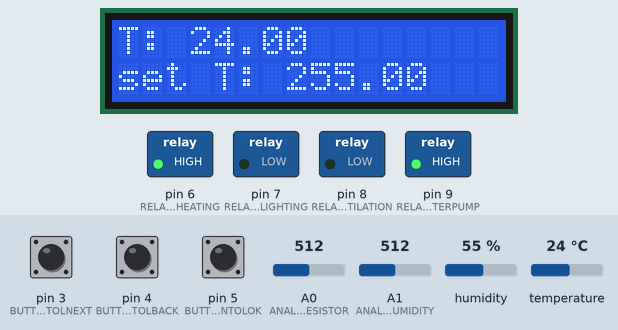
Simulated run of this sketch. Board: Arduino Uno, built with avr-gcc and run on an emulated ATmega328P. On the bench: 16×2 character LCD, switched loads named in the sketch (green lamp = pin HIGH). The test bench sets the inputs (shaded band); at power-on: pin 4 (BUTTONPINCONTOLBACK) HIGH, A0 (ANALOGPHOTORESISTOR) = 512, pin 3 (BUTTONPINCONTOLNEXT) HIGH, temperature 24 °C, pin 5 (BUTTONPINCONTOLOK) HIGH, A1 (ANALOGSOILHUMIDITY) = 512, humidity 55 %. What the sketch prints to the serial monitor is not drawn.

Above: at 1.2 s.
1.3 s: pin 4 (BUTTONPINCONTOLBACK) pulled LOW for 1 s
At 1.77 s:
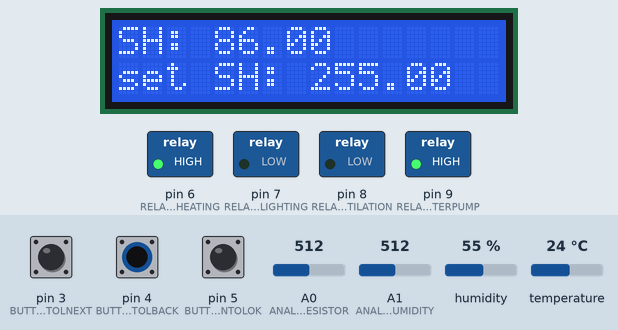
3.8 s: A0 (ANALOGPHOTORESISTOR) set to 267
5.3 s: A0 (ANALOGPHOTORESISTOR) set to 247
At 6.5 s:
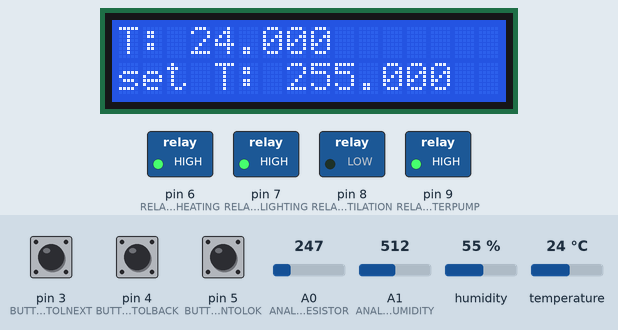
6.8 s: pin 3 (BUTTONPINCONTOLNEXT) pulled LOW for 1 s
At 7.52 s:
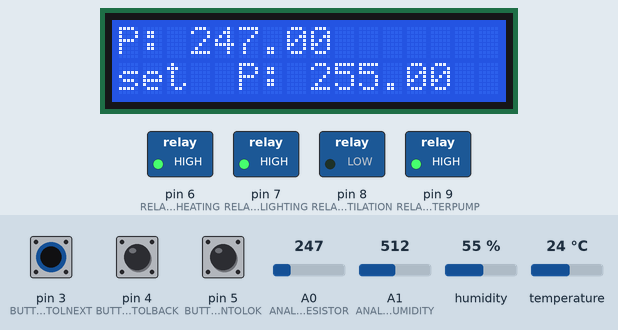
9.3 s: temperature set to 12 °C
At 11.5 s:
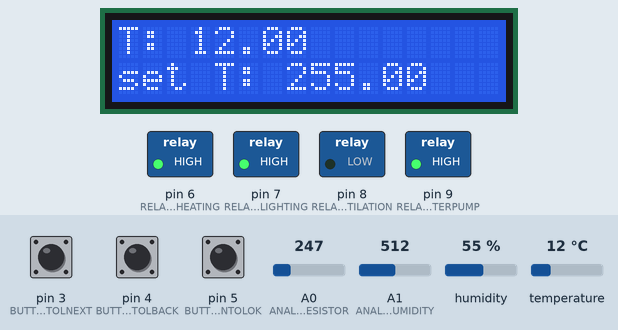
11.8 s: pin 3 (BUTTONPINCONTOLNEXT) pulled LOW for 1 s
At 11.99 s:
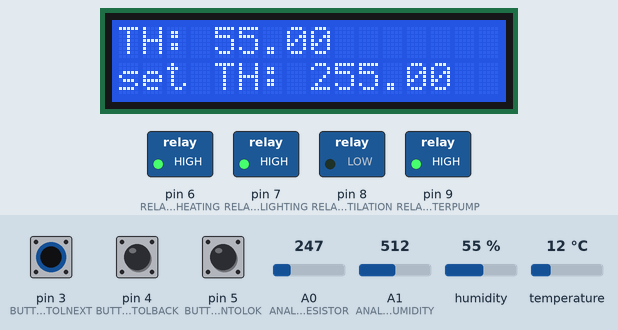
Timing chart, 0 to 14.8 s (numbered marks = the images above; inputs shaded):
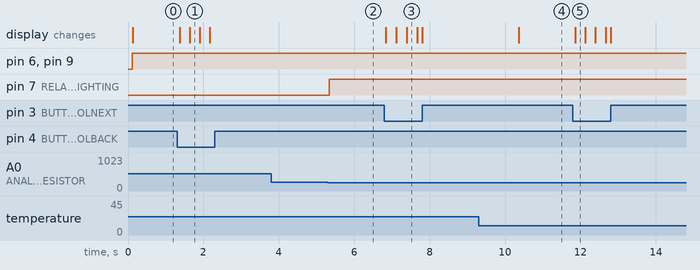

The sketch:

Smart.ino
```cpp
#include <Arduino.h>
#include <EEPROM.h>
#include "DHT.h"
#include <Wire.h>
#include <LiquidCrystal_I2C.h>
#include <SoftwareSerial.h>
#include <ArduinoJson.h>

#define EEPROM_ADDRESS_TEMPERATURE 0
#define EEPROM_ADDRESS_TOTAL_HUMIDITY 1
#define EEPROM_ADDRESS_SOIL_HUMIDITY 2
#define EEPROM_ADDRESS_PHOTO_RESISTOR 3
#define PeriodbuttonPressTimer 200
#define DHTPINDATA 2
#define BUTTONPINCONTOLNEXT 3
#define BUTTONPINCONTOLBACK 4
#define BUTTONPINCONTOLOK 5
#define RELAYPINHEATING 6
#define RELAYPINLIGHTING 7
#define RELAYPINVENTILATION 8
#define RELAYPINWATERPUMP 9
#define ESPRX 10
#define ESPTX 11
#define ANALOGPHOTORESISTOR 0
#define ANALOGSOILHUMIDITY 1
#define SDALCD 4
#define SCLLCD 5
#define DHTTYPE DHT11

DHT dht(DHTPINDATA, DHTTYPE);

LiquidCrystal_I2C lcd(0x27, 16, 2);

SoftwareSerial esp8266Controller(ESPRX, ESPTX);

float totalHumidity = 0;
float soilHumidity = 0;
float temperature = 0;
float photoresistor = 0;

float totalHumidityUserBound = 50;
float temperatureUserBound = 30;
float soilHumidityUserBound = 50;
float photoresistorUserBound = 700;

int menuItem = 0;

bool buttonPressed = false;
bool editMode = false;
uint32_t buttonPressTimer;

void setup() {
  Serial.begin(57600);
  while (!Serial) {
  }
  esp8266Controller.begin(57600);
  lcd.init();
  lcd.backlight();
  pinMode(DHTPINDATA, INPUT);
  pinMode(BUTTONPINCONTOLNEXT, INPUT_PULLUP);
  pinMode(BUTTONPINCONTOLBACK, INPUT_PULLUP);
  pinMode(BUTTONPINCONTOLOK, INPUT_PULLUP);
  pinMode(RELAYPINHEATING, OUTPUT);
  pinMode(RELAYPINLIGHTING, OUTPUT);
  pinMode(RELAYPINVENTILATION, OUTPUT);
  pinMode(RELAYPINWATERPUMP, OUTPUT);
  if (EEPROM.read(EEPROM_ADDRESS_TEMPERATURE) && EEPROM.read(EEPROM_ADDRESS_TOTAL_HUMIDITY) && EEPROM.read(EEPROM_ADDRESS_SOIL_HUMIDITY) && EEPROM.read(EEPROM_ADDRESS_PHOTO_RESISTOR)) {
    temperatureUserBound = EEPROM.read(EEPROM_ADDRESS_TEMPERATURE);
    totalHumidityUserBound = EEPROM.read(EEPROM_ADDRESS_TOTAL_HUMIDITY);
    soilHumidityUserBound = EEPROM.read(EEPROM_ADDRESS_SOIL_HUMIDITY);
    photoresistorUserBound = EEPROM.read(EEPROM_ADDRESS_PHOTO_RESISTOR);
  }
  dht.begin();
}

void loop() {
  if (Serial.available()) {
    String data = Serial.readStringUntil('\n');
    parseSerialData(data);
  }
  soilHumidity = map(analogRead(ANALOGSOILHUMIDITY), 0, 595, 0, 100);
  totalHumidity = dht.readHumidity();
  temperature = dht.readTemperature();
  photoresistor = analogRead(ANALOGPHOTORESISTOR);
  // Создаем JSON-объект
  StaticJsonDocument<200> jsonDoc;
  // Заполняем JSON-объект данными
  jsonDoc["soilHumidity"] = soilHumidity;
  jsonDoc["totalHumidity"] = totalHumidity;
  jsonDoc["temperature"] = temperature;
  jsonDoc["photoresistor"] = photoresistor;
  jsonDoc["heatingRelay"] = digitalRead(RELAYPINHEATING);
  jsonDoc["lightingRelay"] = digitalRead(RELAYPINLIGHTING);
  jsonDoc["ventilationRelay"] = digitalRead(RELAYPINVENTILATION);
  jsonDoc["waterPumpRelay"] = digitalRead(RELAYPINWATERPUMP);

  // Сериализуем JSON-объект в строку JSON
  String jsonString;
  serializeJson(jsonDoc, jsonString);

  // Отправляем строку JSON через Serial
  Serial.println(jsonString);
  if (totalHumidity > totalHumidityUserBound) {
    digitalWrite(RELAYPINVENTILATION, HIGH);
  } else {
    digitalWrite(RELAYPINVENTILATION, LOW);
  }
  if (temperature < temperatureUserBound) {
    digitalWrite(RELAYPINHEATING, HIGH);
  } else {
    digitalWrite(RELAYPINHEATING, LOW);
  }
  if (photoresistor < photoresistorUserBound) {
    digitalWrite(RELAYPINLIGHTING, HIGH);
  } else {
    digitalWrite(RELAYPINLIGHTING, LOW);
  }
  if (soilHumidity < soilHumidityUserBound) {
    digitalWrite(RELAYPINWATERPUMP, HIGH);
  } else {
    digitalWrite(RELAYPINWATERPUMP, LOW);
  }
  MenuControl();
}
void MenuControl() {
  bool btnStateNext = !digitalRead(BUTTONPINCONTOLNEXT);
  bool btnStateBack = !digitalRead(BUTTONPINCONTOLBACK);
  bool btnStateOK = !digitalRead(BUTTONPINCONTOLOK);

  if (!buttonPressed && btnStateNext && millis() - buttonPressTimer > 100) {
    buttonPressTimer = millis();
    buttonPressed = true;
    if (!editMode) {
      if (menuItem != 3) {
        menuItem++;
      } else {
        menuItem = 0;
      }
    }
  }

  if (!btnStateNext && buttonPressed && millis() - buttonPressTimer > 100) {
    buttonPressTimer = millis();
    buttonPressed = false;
  }

  if (!buttonPressed && btnStateBack && millis() - buttonPressTimer > 100) {
    buttonPressTimer = millis();
    buttonPressed = true;
    if (!editMode) {
      if (menuItem != 0) {
        menuItem--;
      } else {
        menuItem = 3;
      }
    }
  }

  if (!btnStateBack && buttonPressed && millis() - buttonPressTimer > 100) {
    lcd.clear();
    buttonPressTimer = millis();
    buttonPressed = false;
  }

  if (!buttonPressed && btnStateOK && millis() - buttonPressTimer > 100) {
    lcd.clear();
    buttonPressTimer = millis();
    buttonPressed = true;
    editMode = !editMode;
    if (editMode == false) {
      EEPROM.write(EEPROM_ADDRESS_TEMPERATURE, temperatureUserBound);
      EEPROM.write(EEPROM_ADDRESS_TOTAL_HUMIDITY, totalHumidityUserBound);
      EEPROM.write(EEPROM_ADDRESS_SOIL_HUMIDITY, soilHumidityUserBound);
      EEPROM.write(EEPROM_ADDRESS_PHOTO_RESISTOR, photoresistorUserBound);
    }
  }

  if (!btnStateOK && buttonPressed && millis() - buttonPressTimer > 100) {
    lcd.clear();
    buttonPressTimer = millis();
    buttonPressed = false;
  }

  switch (menuItem) {
    case 0:
      lcd.setCursor(0, 0);
      lcd.print("T: " + String(temperature, 2));
      lcd.setCursor(0, 1);
      lcd.print("set T: " + String(temperatureUserBound, 2));
      if (editMode && btnStateNext && !buttonPressed && millis() - buttonPressTimer > 100) {
        buttonPressTimer = millis();
        temperatureUserBound += 1.0;
      }
      if (editMode && btnStateBack && !buttonPressed && millis() - buttonPressTimer > 100) {
        buttonPressTimer = millis();
        temperatureUserBound--;
      }
      break;
    case 1:
      lcd.setCursor(0, 0);
      lcd.print("TH: " + String(totalHumidity, 2));
      lcd.setCursor(0, 1);
      lcd.print("set TH: " + String(totalHumidityUserBound, 2));
      if (editMode && btnStateNext && !buttonPressed && millis() - buttonPressTimer > 100) {
        buttonPressTimer = millis();
        totalHumidityUserBound++;
      }
      if (editMode && btnStateBack && !buttonPressed && millis() - buttonPressTimer > 100) {
        buttonPressTimer = millis();
        totalHumidityUserBound--;
      }
      break;
    case 2:
      lcd.setCursor(0, 0);
      lcd.print("SH: " + String(soilHumidity));
      lcd.setCursor(0, 1);
      lcd.print("set SH: " + String(soilHumidityUserBound, 2));
      if (editMode && btnStateNext && !buttonPressed && millis() - buttonPressTimer > 100) {
        buttonPressTimer = millis();
        soilHumidityUserBound++;
      }
      if (editMode && btnStateBack && !buttonPressed && millis() - buttonPressTimer > 100) {
        buttonPressTimer = millis();
        soilHumidityUserBound--;
      }
      break;
    case 3:
      lcd.setCursor(0, 0);
      lcd.print("P: " + String(photoresistor, 2));
      lcd.setCursor(0, 1);
      lcd.print("set  P: " + String(photoresistorUserBound, 2));
      if (editMode && btnStateNext && !buttonPressed && millis() - buttonPressTimer > 100) {
        buttonPressTimer = millis();
        photoresistorUserBound += 10;
      }
      if (editMode && btnStateBack && !buttonPressed && millis() - buttonPressTimer > 100) {
        buttonPressTimer = millis();
        photoresistorUserBound -= 10;
      }
      break;
  }
}

void parseSerialData(String data) {
  StaticJsonDocument<200> jsonDoc;
  DeserializationError error = deserializeJson(jsonDoc, data);

  if (error) {
    Serial.print("Deserialization error: ");
    Serial.println(error.c_str());
    return;
  }

  if (jsonDoc.containsKey("temperatureUserBound")) {
    temperatureUserBound = jsonDoc["temperatureUserBound"].as<float>();
    EEPROM.write(EEPROM_ADDRESS_TEMPERATURE, temperatureUserBound);
  }
  if (jsonDoc.containsKey("totalHumidityUserBound")) {
    totalHumidityUserBound = jsonDoc["totalHumidityUserBound"].as<float>();
    EEPROM.write(EEPROM_ADDRESS_TOTAL_HUMIDITY, totalHumidityUserBound);
  }
  if (jsonDoc.containsKey("soilHumidityUserBound")) {
    soilHumidityUserBound = jsonDoc["soilHumidityUserBound"].as<float>();
    EEPROM.write(EEPROM_ADDRESS_SOIL_HUMIDITY, soilHumidityUserBound);
  }
  if (jsonDoc.containsKey("photoresistorUserBound")) {
    photoresistorUserBound = jsonDoc["photoresistorUserBound"].as<float>();
    EEPROM.write(EEPROM_ADDRESS_PHOTO_RESISTOR, photoresistorUserBound);
  }
}

void SaveUserData() {
}
```

Measured:
- the behaviour switches between 255 and 254 on A0 (ANALOGPHOTORESISTOR) (found by bisection; images 1 and 2)
- after the input at 1.3 s, the display: first changes after 0.07 s (image 1 shows a later state)
- after the input at 3.8 s, every drawn part: stays the same
- after the input at 5.3 s, pin 7 (RELAYPINLIGHTING): LOW → HIGH at once
- after the input at 6.8 s, the display: first changes at once (image 3 shows a later state)
- after the input at 9.3 s, the display: changes after 1.1 s (image 4)
- after the input at 11.8 s, the display: changes after 0.06 s (image 5)
